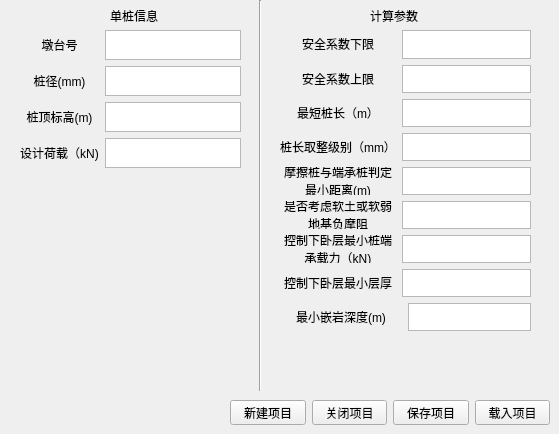
    <widget class="QWidget" name="tab_basic_info">
     <property name="layoutDirection">
      <enum>Qt::LeftToRight</enum>
     </property>
     <attribute name="title">
      <string>基本信息</string>
     </attribute>
     <widget class="QWidget" name="layoutWidget_2">
      <property name="geometry">
       <rect>
        <x>280</x>
        <y>30</y>
        <width>251</width>
        <height>301</height>
       </rect>
      </property>
      <layout class="QGridLayout" name="gridLayout_5">
       <item row="7" column="1" colspan="2">
        <widget class="QTextEdit" name="textEdit_min_depth_2">
         <property name="maximumSize">
          <size>
           <width>250</width>
           <height>30</height>
          </size>
         </property>
         <property name="font">
          <font>
           <family>Arial</family>
           <pointsize>12</pointsize>
          </font>
         </property>
         <property name="html">
          <string>&lt;!DOCTYPE HTML PUBLIC &quot;-//W3C//DTD HTML 4.0//EN&quot; &quot;http://www.w3.org/TR/REC-html40/strict.dtd&quot;&gt;
&lt;html&gt;&lt;head&gt;&lt;meta name=&quot;qrichtext&quot; content=&quot;1&quot; /&gt;&lt;style type=&quot;text/css&quot;&gt;
p, li { white-space: pre-wrap; }
&lt;/style&gt;&lt;/head&gt;&lt;body style=&quot; font-family:'Arial'; font-size:12pt; font-weight:400; font-style:normal;&quot;&gt;
&lt;p style=&quot;-qt-paragraph-type:empty; margin-top:0px; margin-bottom:0px; margin-left:0px; margin-right:0px; -qt-block-indent:0; text-indent:0px; font-family:'SimSun'; font-size:9pt;&quot;&gt;&lt;br /&gt;&lt;/p&gt;&lt;/body&gt;&lt;/html&gt;</string>
         </property>
        </widget>
       </item>
       <item row="3" column="0">
        <widget class="QLabel" name="label_27">
         <property name="sizePolicy">
          <sizepolicy hsizetype="Preferred" vsizetype="Fixed">
           <horstretch>0</horstretch>
           <verstretch>0</verstretch>
          </sizepolicy>
         </property>
         <property name="text">
          <string>桩长取整级别（mm）</string>
         </property>
         <property name="alignment">
          <set>Qt::AlignCenter</set>
         </property>
        </widget>
       </item>
       <item row="1" column="1" colspan="2">
        <widget class="QTextEdit" name="textEdit_fos_ub_2">
         <property name="enabled">
          <bool>true</bool>
         </property>
         <property name="sizePolicy">
          <sizepolicy hsizetype="Expanding" vsizetype="Expanding">
           <horstretch>0</horstretch>
           <verstretch>0</verstretch>
          </sizepolicy>
         </property>
         <property name="minimumSize">
          <size>
           <width>0</width>
           <height>0</height>
          </size>
         </property>
         <property name="maximumSize">
          <size>
           <width>250</width>
           <height>30</height>
          </size>
         </property>
         <property name="font">
          <font>
           <family>Arial</family>
           <pointsize>12</pointsize>
          </font>
         </property>
         <property name="html">
          <string>&lt;!DOCTYPE HTML PUBLIC &quot;-//W3C//DTD HTML 4.0//EN&quot; &quot;http://www.w3.org/TR/REC-html40/strict.dtd&quot;&gt;
&lt;html&gt;&lt;head&gt;&lt;meta name=&quot;qrichtext&quot; content=&quot;1&quot; /&gt;&lt;style type=&quot;text/css&quot;&gt;
p, li { white-space: pre-wrap; }
&lt;/style&gt;&lt;/head&gt;&lt;body style=&quot; font-family:'Arial'; font-size:12pt; font-weight:400; font-style:normal;&quot;&gt;
&lt;p style=&quot;-qt-paragraph-type:empty; margin-top:0px; margin-bottom:0px; margin-left:0px; margin-right:0px; -qt-block-indent:0; text-indent:0px; font-family:'SimSun'; font-size:9pt;&quot;&gt;&lt;br /&gt;&lt;/p&gt;&lt;/body&gt;&lt;/html&gt;</string>
         </property>
        </widget>
       </item>
       <item row="1" column="0">
        <widget class="QLabel" name="label_25">
         <property name="sizePolicy">
          <sizepolicy hsizetype="Preferred" vsizetype="Fixed">
           <horstretch>0</horstretch>
           <verstretch>0</verstretch>
          </sizepolicy>
         </property>
         <property name="text">
          <string>安全系数上限</string>
         </property>
         <property name="alignment">
          <set>Qt::AlignCenter</set>
         </property>
        </widget>
       </item>
       <item row="3" column="1" colspan="2">
        <widget class="QTextEdit" name="textEdit_roundup_level_2">
         <property name="maximumSize">
          <size>
           <width>250</width>
           <height>30</height>
          </size>
         </property>
         <property name="font">
          <font>
           <family>Arial</family>
           <pointsize>12</pointsize>
          </font>
         </property>
         <property name="html">
          <string>&lt;!DOCTYPE HTML PUBLIC &quot;-//W3C//DTD HTML 4.0//EN&quot; &quot;http://www.w3.org/TR/REC-html40/strict.dtd&quot;&gt;
&lt;html&gt;&lt;head&gt;&lt;meta name=&quot;qrichtext&quot; content=&quot;1&quot; /&gt;&lt;style type=&quot;text/css&quot;&gt;
p, li { white-space: pre-wrap; }
&lt;/style&gt;&lt;/head&gt;&lt;body style=&quot; font-family:'Arial'; font-size:12pt; font-weight:400; font-style:normal;&quot;&gt;
&lt;p style=&quot;-qt-paragraph-type:empty; margin-top:0px; margin-bottom:0px; margin-left:0px; margin-right:0px; -qt-block-indent:0; text-indent:0px; font-family:'SimSun'; font-size:9pt;&quot;&gt;&lt;br /&gt;&lt;/p&gt;&lt;/body&gt;&lt;/html&gt;</string>
         </property>
        </widget>
       </item>
       <item row="2" column="0">
        <widget class="QLabel" name="label_26">
         <property name="sizePolicy">
          <sizepolicy hsizetype="Preferred" vsizetype="Fixed">
           <horstretch>0</horstretch>
           <verstretch>0</verstretch>
          </sizepolicy>
         </property>
         <property name="text">
          <string>最短桩长（m）</string>
         </property>
         <property name="alignment">
          <set>Qt::AlignCenter</set>
         </property>
        </widget>
       </item>
       <item row="6" column="0">
        <widget class="QLabel" name="label_30">
         <property name="sizePolicy">
          <sizepolicy hsizetype="Preferred" vsizetype="Fixed">
           <horstretch>0</horstretch>
           <verstretch>0</verstretch>
          </sizepolicy>
         </property>
         <property name="text">
          <string>控制下卧层最小桩端承载力（kN)</string>
         </property>
         <property name="alignment">
          <set>Qt::AlignCenter</set>
         </property>
         <property name="wordWrap">
          <bool>true</bool>
         </property>
        </widget>
       </item>
       <item row="5" column="0">
        <widget class="QLabel" name="label_29">
         <property name="sizePolicy">
          <sizepolicy hsizetype="Preferred" vsizetype="Fixed">
           <horstretch>0</horstretch>
           <verstretch>0</verstretch>
          </sizepolicy>
         </property>
         <property name="text">
          <string>是否考虑软土或软弱地基负摩阻</string>
         </property>
         <property name="alignment">
          <set>Qt::AlignCenter</set>
         </property>
         <property name="wordWrap">
          <bool>true</bool>
         </property>
        </widget>
       </item>
       <item row="4" column="1" colspan="2">
        <widget class="QTextEdit" name="textEdit_threshold_2">
         <property name="maximumSize">
          <size>
           <width>250</width>
           <height>30</height>
          </size>
         </property>
         <property name="font">
          <font>
           <family>Arial</family>
           <pointsize>12</pointsize>
          </font>
         </property>
         <property name="html">
          <string>&lt;!DOCTYPE HTML PUBLIC &quot;-//W3C//DTD HTML 4.0//EN&quot; &quot;http://www.w3.org/TR/REC-html40/strict.dtd&quot;&gt;
&lt;html&gt;&lt;head&gt;&lt;meta name=&quot;qrichtext&quot; content=&quot;1&quot; /&gt;&lt;style type=&quot;text/css&quot;&gt;
p, li { white-space: pre-wrap; }
&lt;/style&gt;&lt;/head&gt;&lt;body style=&quot; font-family:'Arial'; font-size:12pt; font-weight:400; font-style:normal;&quot;&gt;
&lt;p style=&quot;-qt-paragraph-type:empty; margin-top:0px; margin-bottom:0px; margin-left:0px; margin-right:0px; -qt-block-indent:0; text-indent:0px; font-family:'SimSun'; font-size:9pt;&quot;&gt;&lt;br /&gt;&lt;/p&gt;&lt;/body&gt;&lt;/html&gt;</string>
         </property>
        </widget>
       </item>
       <item row="2" column="1" colspan="2">
        <widget class="QTextEdit" name="textEdit_gamma_2">
         <property name="maximumSize">
          <size>
           <width>250</width>
           <height>30</height>
          </size>
         </property>
         <property name="font">
          <font>
           <family>Arial</family>
           <pointsize>12</pointsize>
          </font>
         </property>
         <property name="html">
          <string>&lt;!DOCTYPE HTML PUBLIC &quot;-//W3C//DTD HTML 4.0//EN&quot; &quot;http://www.w3.org/TR/REC-html40/strict.dtd&quot;&gt;
&lt;html&gt;&lt;head&gt;&lt;meta name=&quot;qrichtext&quot; content=&quot;1&quot; /&gt;&lt;style type=&quot;text/css&quot;&gt;
p, li { white-space: pre-wrap; }
&lt;/style&gt;&lt;/head&gt;&lt;body style=&quot; font-family:'Arial'; font-size:12pt; font-weight:400; font-style:normal;&quot;&gt;
&lt;p style=&quot;-qt-paragraph-type:empty; margin-top:0px; margin-bottom:0px; margin-left:0px; margin-right:0px; -qt-block-indent:0; text-indent:0px; font-family:'SimSun'; font-size:9pt;&quot;&gt;&lt;br /&gt;&lt;/p&gt;&lt;/body&gt;&lt;/html&gt;</string>
         </property>
        </widget>
       </item>
       <item row="0" column="1" colspan="2">
        <widget class="QTextEdit" name="textEdit_fos_lb_2">
         <property name="maximumSize">
          <size>
           <width>250</width>
           <height>30</height>
          </size>
         </property>
         <property name="font">
          <font>
           <family>Arial</family>
           <pointsize>12</pointsize>
          </font>
         </property>
         <property name="html">
          <string>&lt;!DOCTYPE HTML PUBLIC &quot;-//W3C//DTD HTML 4.0//EN&quot; &quot;http://www.w3.org/TR/REC-html40/strict.dtd&quot;&gt;
&lt;html&gt;&lt;head&gt;&lt;meta name=&quot;qrichtext&quot; content=&quot;1&quot; /&gt;&lt;style type=&quot;text/css&quot;&gt;
p, li { white-space: pre-wrap; }
&lt;/style&gt;&lt;/head&gt;&lt;body style=&quot; font-family:'Arial'; font-size:12pt; font-weight:400; font-style:normal;&quot;&gt;
&lt;p style=&quot;-qt-paragraph-type:empty; margin-top:0px; margin-bottom:0px; margin-left:0px; margin-right:0px; -qt-block-indent:0; text-indent:0px; font-family:'SimSun'; font-size:9pt;&quot;&gt;&lt;br /&gt;&lt;/p&gt;&lt;/body&gt;&lt;/html&gt;</string>
         </property>
        </widget>
       </item>
       <item row="8" column="2">
        <widget class="QTextEdit" name="textEdit_dsg_anchor_depth_2">
         <property name="maximumSize">
          <size>
           <width>250</width>
           <height>30</height>
          </size>
         </property>
         <property name="font">
          <font>
           <family>Arial</family>
           <pointsize>12</pointsize>
          </font>
         </property>
         <property name="html">
          <string>&lt;!DOCTYPE HTML PUBLIC &quot;-//W3C//DTD HTML 4.0//EN&quot; &quot;http://www.w3.org/TR/REC-html40/strict.dtd&quot;&gt;
&lt;html&gt;&lt;head&gt;&lt;meta name=&quot;qrichtext&quot; content=&quot;1&quot; /&gt;&lt;style type=&quot;text/css&quot;&gt;
p, li { white-space: pre-wrap; }
&lt;/style&gt;&lt;/head&gt;&lt;body style=&quot; font-family:'Arial'; font-size:12pt; font-weight:400; font-style:normal;&quot;&gt;
&lt;p style=&quot;-qt-paragraph-type:empty; margin-top:0px; margin-bottom:0px; margin-left:0px; margin-right:0px; -qt-block-indent:0; text-indent:0px; font-family:'SimSun'; font-size:9pt;&quot;&gt;&lt;br /&gt;&lt;/p&gt;&lt;/body&gt;&lt;/html&gt;</string>
         </property>
        </widget>
       </item>
       <item row="7" column="0">
        <widget class="QLabel" name="label_31">
         <property name="sizePolicy">
          <sizepolicy hsizetype="Preferred" vsizetype="Fixed">
           <horstretch>0</horstretch>
           <verstretch>0</verstretch>
          </sizepolicy>
         </property>
         <property name="text">
          <string>控制下卧层最小层厚(m)</string>
         </property>
         <property name="alignment">
          <set>Qt::AlignCenter</set>
         </property>
         <property name="wordWrap">
          <bool>true</bool>
         </property>
        </widget>
       </item>
       <item row="6" column="1" colspan="2">
        <widget class="QTextEdit" name="textEdit_min_capacity_2">
         <property name="maximumSize">
          <size>
           <width>250</width>
           <height>30</height>
          </size>
         </property>
         <property name="font">
          <font>
           <family>Arial</family>
           <pointsize>12</pointsize>
          </font>
         </property>
         <property name="html">
          <string>&lt;!DOCTYPE HTML PUBLIC &quot;-//W3C//DTD HTML 4.0//EN&quot; &quot;http://www.w3.org/TR/REC-html40/strict.dtd&quot;&gt;
&lt;html&gt;&lt;head&gt;&lt;meta name=&quot;qrichtext&quot; content=&quot;1&quot; /&gt;&lt;style type=&quot;text/css&quot;&gt;
p, li { white-space: pre-wrap; }
&lt;/style&gt;&lt;/head&gt;&lt;body style=&quot; font-family:'Arial'; font-size:12pt; font-weight:400; font-style:normal;&quot;&gt;
&lt;p style=&quot;-qt-paragraph-type:empty; margin-top:0px; margin-bottom:0px; margin-left:0px; margin-right:0px; -qt-block-indent:0; text-indent:0px; font-family:'SimSun'; font-size:9pt;&quot;&gt;&lt;br /&gt;&lt;/p&gt;&lt;/body&gt;&lt;/html&gt;</string>
         </property>
        </widget>
       </item>
       <item row="4" column="0">
        <widget class="QLabel" name="label_28">
         <property name="sizePolicy">
          <sizepolicy hsizetype="Preferred" vsizetype="Fixed">
           <horstretch>0</horstretch>
           <verstretch>0</verstretch>
          </sizepolicy>
         </property>
         <property name="text">
          <string>摩擦桩与端承桩判定最小距离(m)</string>
         </property>
         <property name="alignment">
          <set>Qt::AlignCenter</set>
         </property>
         <property name="wordWrap">
          <bool>true</bool>
         </property>
        </widget>
       </item>
       <item row="0" column="0">
        <widget class="QLabel" name="label_24">
         <property name="sizePolicy">
          <sizepolicy hsizetype="Preferred" vsizetype="Fixed">
           <horstretch>0</horstretch>
           <verstretch>0</verstretch>
          </sizepolicy>
         </property>
         <property name="text">
          <string>安全系数下限</string>
         </property>
         <property name="alignment">
          <set>Qt::AlignCenter</set>
         </property>
        </widget>
       </item>
       <item row="5" column="1" colspan="2">
        <widget class="QTextEdit" name="textEdit_consider_negative_2">
         <property name="maximumSize">
          <size>
           <width>250</width>
           <height>30</height>
          </size>
         </property>
         <property name="font">
          <font>
           <family>Arial</family>
           <pointsize>12</pointsize>
          </font>
         </property>
         <property name="html">
          <string>&lt;!DOCTYPE HTML PUBLIC &quot;-//W3C//DTD HTML 4.0//EN&quot; &quot;http://www.w3.org/TR/REC-html40/strict.dtd&quot;&gt;
&lt;html&gt;&lt;head&gt;&lt;meta name=&quot;qrichtext&quot; content=&quot;1&quot; /&gt;&lt;style type=&quot;text/css&quot;&gt;
p, li { white-space: pre-wrap; }
&lt;/style&gt;&lt;/head&gt;&lt;body style=&quot; font-family:'Arial'; font-size:12pt; font-weight:400; font-style:normal;&quot;&gt;
&lt;p style=&quot;-qt-paragraph-type:empty; margin-top:0px; margin-bottom:0px; margin-left:0px; margin-right:0px; -qt-block-indent:0; text-indent:0px; font-family:'SimSun'; font-size:9pt;&quot;&gt;&lt;br /&gt;&lt;/p&gt;&lt;/body&gt;&lt;/html&gt;</string>
         </property>
        </widget>
       </item>
       <item row="8" column="0" colspan="2">
        <widget class="QLabel" name="label_32">
         <property name="sizePolicy">
          <sizepolicy hsizetype="Preferred" vsizetype="Fixed">
           <horstretch>0</horstretch>
           <verstretch>0</verstretch>
          </sizepolicy>
         </property>
         <property name="text">
          <string>最小嵌岩深度(m)</string>
         </property>
         <property name="alignment">
          <set>Qt::AlignCenter</set>
         </property>
         <property name="wordWrap">
          <bool>true</bool>
         </property>
        </widget>
       </item>
      </layout>
     </widget>
     <widget class="Line" name="line">
      <property name="geometry">
       <rect>
        <x>250</x>
        <y>0</y>
        <width>20</width>
        <height>391</height>
       </rect>
      </property>
      <property name="orientation">
       <enum>Qt::Vertical</enum>
      </property>
     </widget>
     <widget class="QLabel" name="label_6">
      <property name="geometry">
       <rect>
        <x>110</x>
        <y>10</y>
        <width>54</width>
        <height>12</height>
       </rect>
      </property>
      <property name="text">
       <string>单桩信息</string>
      </property>
     </widget>
     <widget class="QLabel" name="label_9">
      <property name="geometry">
       <rect>
        <x>370</x>
        <y>10</y>
        <width>54</width>
        <height>12</height>
       </rect>
      </property>
      <property name="text">
       <string>计算参数</string>
      </property>
     </widget>
     <widget class="QWidget" name="">
      <property name="geometry">
       <rect>
        <x>230</x>
        <y>400</y>
        <width>320</width>
        <height>25</height>
       </rect>
      </property>
      <layout class="QHBoxLayout" name="horizontalLayout">
       <item>
        <widget class="QPushButton" name="push_btn_new">
         <property name="text">
          <string>新建项目</string>
         </property>
        </widget>
       </item>
       <item>
        <widget class="QPushButton" name="push_btn_close">
         <property name="text">
          <string>关闭项目</string>
         </property>
        </widget>
       </item>
       <item>
        <widget class="QPushButton" name="push_btn_save">
         <property name="text">
          <string>保存项目</string>
         </property>
        </widget>
       </item>
       <item>
        <widget class="QPushButton" name="push_btn_load">
         <property name="sizePolicy">
          <sizepolicy hsizetype="Fixed" vsizetype="Fixed">
           <horstretch>0</horstretch>
           <verstretch>0</verstretch>
          </sizepolicy>
         </property>
         <property name="maximumSize">
          <size>
           <width>297</width>
           <height>420</height>
          </size>
         </property>
         <property name="text">
          <string>载入项目</string>
         </property>
        </widget>
       </item>
      </layout>
     </widget>
     <widget class="QWidget" name="">
      <property name="geometry">
       <rect>
        <x>20</x>
        <y>30</y>
        <width>221</width>
        <height>140</height>
       </rect>
      </property>
      <layout class="QGridLayout" name="gridLayout_3">
       <item row="0" column="0">
        <widget class="QLabel" name="label">
         <property name="sizePolicy">
          <sizepolicy hsizetype="Preferred" vsizetype="Fixed">
           <horstretch>0</horstretch>
           <verstretch>0</verstretch>
          </sizepolicy>
         </property>
         <property name="text">
          <string>墩台号</string>
         </property>
         <property name="alignment">
          <set>Qt::AlignCenter</set>
         </property>
        </widget>
       </item>
       <item row="0" column="1">
        <widget class="QTextEdit" name="textEdit_pile_label">
         <property name="enabled">
          <bool>true</bool>
         </property>
         <property name="sizePolicy">
          <sizepolicy hsizetype="Expanding" vsizetype="Expanding">
           <horstretch>0</horstretch>
           <verstretch>0</verstretch>
          </sizepolicy>
         </property>
         <property name="minimumSize">
          <size>
           <width>0</width>
           <height>0</height>
          </size>
         </property>
         <property name="maximumSize">
          <size>
           <width>250</width>
           <height>30</height>
          </size>
         </property>
         <property name="font">
          <font>
           <family>Arial</family>
           <pointsize>12</pointsize>
          </font>
         </property>
         <property name="html">
          <string>&lt;!DOCTYPE HTML PUBLIC &quot;-//W3C//DTD HTML 4.0//EN&quot; &quot;http://www.w3.org/TR/REC-html40/strict.dtd&quot;&gt;
&lt;html&gt;&lt;head&gt;&lt;meta name=&quot;qrichtext&quot; content=&quot;1&quot; /&gt;&lt;style type=&quot;text/css&quot;&gt;
p, li { white-space: pre-wrap; }
&lt;/style&gt;&lt;/head&gt;&lt;body style=&quot; font-family:'Arial'; font-size:12pt; font-weight:400; font-style:normal;&quot;&gt;
&lt;p style=&quot;-qt-paragraph-type:empty; margin-top:0px; margin-bottom:0px; margin-left:0px; margin-right:0px; -qt-block-indent:0; text-indent:0px; font-family:'SimSun'; font-size:9pt;&quot;&gt;&lt;br /&gt;&lt;/p&gt;&lt;/body&gt;&lt;/html&gt;</string>
         </property>
        </widget>
       </item>
       <item row="1" column="0">
        <widget class="QLabel" name="label_2">
         <property name="sizePolicy">
          <sizepolicy hsizetype="Preferred" vsizetype="Fixed">
           <horstretch>0</horstretch>
           <verstretch>0</verstretch>
          </sizepolicy>
         </property>
         <property name="text">
          <string>桩径(mm)</string>
         </property>
         <property name="alignment">
          <set>Qt::AlignCenter</set>
         </property>
        </widget>
       </item>
       <item row="1" column="1">
        <widget class="QTextEdit" name="textEdit_pile_diameter">
         <property name="maximumSize">
          <size>
           <width>250</width>
           <height>30</height>
          </size>
         </property>
         <property name="font">
          <font>
           <family>Arial</family>
           <pointsize>12</pointsize>
          </font>
         </property>
         <property name="html">
          <string>&lt;!DOCTYPE HTML PUBLIC &quot;-//W3C//DTD HTML 4.0//EN&quot; &quot;http://www.w3.org/TR/REC-html40/strict.dtd&quot;&gt;
&lt;html&gt;&lt;head&gt;&lt;meta name=&quot;qrichtext&quot; content=&quot;1&quot; /&gt;&lt;style type=&quot;text/css&quot;&gt;
p, li { white-space: pre-wrap; }
&lt;/style&gt;&lt;/head&gt;&lt;body style=&quot; font-family:'Arial'; font-size:12pt; font-weight:400; font-style:normal;&quot;&gt;
&lt;p style=&quot;-qt-paragraph-type:empty; margin-top:0px; margin-bottom:0px; margin-left:0px; margin-right:0px; -qt-block-indent:0; text-indent:0px; font-family:'SimSun'; font-size:9pt;&quot;&gt;&lt;br /&gt;&lt;/p&gt;&lt;/body&gt;&lt;/html&gt;</string>
         </property>
        </widget>
       </item>
       <item row="2" column="0">
        <widget class="QLabel" name="label_3">
         <property name="sizePolicy">
          <sizepolicy hsizetype="Preferred" vsizetype="Fixed">
           <horstretch>0</horstretch>
           <verstretch>0</verstretch>
          </sizepolicy>
         </property>
         <property name="text">
          <string>桩顶标高(m)</string>
         </property>
         <property name="alignment">
          <set>Qt::AlignCenter</set>
         </property>
        </widget>
       </item>
       <item row="2" column="1">
        <widget class="QTextEdit" name="textEdit_pile_top_elev">
         <property name="maximumSize">
          <size>
           <width>250</width>
           <height>30</height>
          </size>
         </property>
         <property name="font">
          <font>
           <family>Arial</family>
           <pointsize>12</pointsize>
          </font>
         </property>
         <property name="html">
          <string>&lt;!DOCTYPE HTML PUBLIC &quot;-//W3C//DTD HTML 4.0//EN&quot; &quot;http://www.w3.org/TR/REC-html40/strict.dtd&quot;&gt;
&lt;html&gt;&lt;head&gt;&lt;meta name=&quot;qrichtext&quot; content=&quot;1&quot; /&gt;&lt;style type=&quot;text/css&quot;&gt;
p, li { white-space: pre-wrap; }
&lt;/style&gt;&lt;/head&gt;&lt;body style=&quot; font-family:'Arial'; font-size:12pt; font-weight:400; font-style:normal;&quot;&gt;
&lt;p style=&quot;-qt-paragraph-type:empty; margin-top:0px; margin-bottom:0px; margin-left:0px; margin-right:0px; -qt-block-indent:0; text-indent:0px; font-family:'SimSun'; font-size:9pt;&quot;&gt;&lt;br /&gt;&lt;/p&gt;&lt;/body&gt;&lt;/html&gt;</string>
         </property>
        </widget>
       </item>
       <item row="3" column="0">
        <widget class="QLabel" name="label_4">
         <property name="sizePolicy">
          <sizepolicy hsizetype="Preferred" vsizetype="Fixed">
           <horstretch>0</horstretch>
           <verstretch>0</verstretch>
          </sizepolicy>
         </property>
         <property name="text">
          <string>设计荷载（kN)</string>
         </property>
         <property name="alignment">
          <set>Qt::AlignCenter</set>
         </property>
        </widget>
       </item>
       <item row="3" column="1">
        <widget class="QTextEdit" name="textEdit_design_load">
         <property name="maximumSize">
          <size>
           <width>250</width>
           <height>30</height>
          </size>
         </property>
         <property name="font">
          <font>
           <family>Arial</family>
           <pointsize>12</pointsize>
          </font>
         </property>
         <property name="html">
          <string>&lt;!DOCTYPE HTML PUBLIC &quot;-//W3C//DTD HTML 4.0//EN&quot; &quot;http://www.w3.org/TR/REC-html40/strict.dtd&quot;&gt;
&lt;html&gt;&lt;head&gt;&lt;meta name=&quot;qrichtext&quot; content=&quot;1&quot; /&gt;&lt;style type=&quot;text/css&quot;&gt;
p, li { white-space: pre-wrap; }
&lt;/style&gt;&lt;/head&gt;&lt;body style=&quot; font-family:'Arial'; font-size:12pt; font-weight:400; font-style:normal;&quot;&gt;
&lt;p style=&quot;-qt-paragraph-type:empty; margin-top:0px; margin-bottom:0px; margin-left:0px; margin-right:0px; -qt-block-indent:0; text-indent:0px; font-family:'SimSun'; font-size:9pt;&quot;&gt;&lt;br /&gt;&lt;/p&gt;&lt;/body&gt;&lt;/html&gt;</string>
         </property>
        </widget>
       </item>
      </layout>
     </widget>
    </widget>
